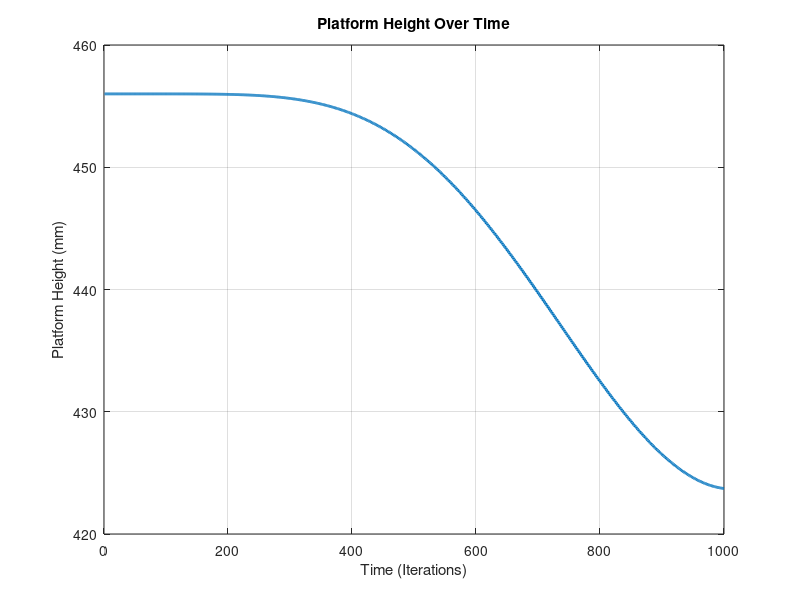
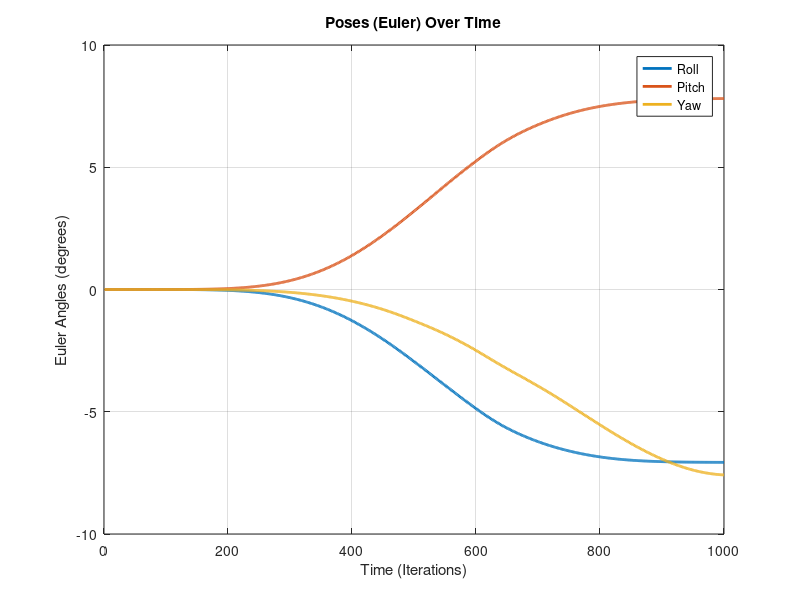
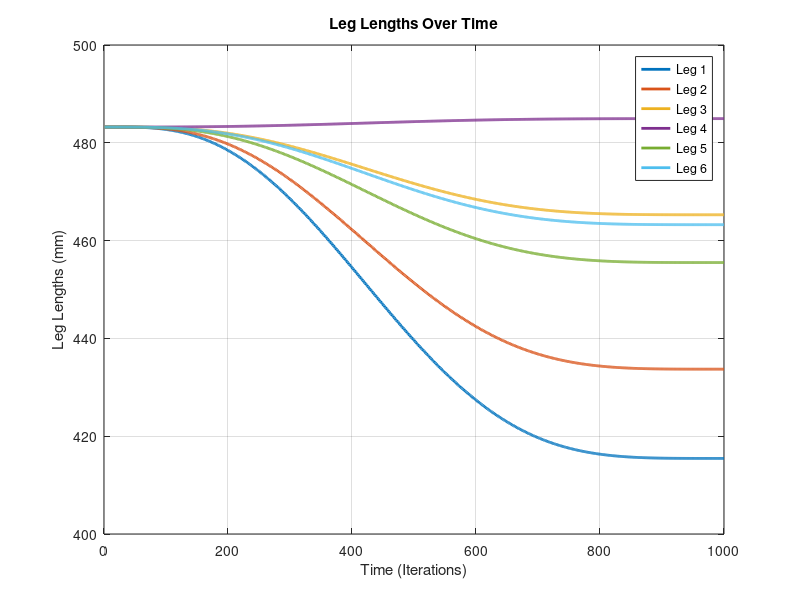

These charts were generated, in order, by the following MATLAB code:
clear
% Load the data
data = load('results_h.txt');

% Separate the joint angles and end positions
translation = data(:, 3);
rotation = data(:, 4:6);
leg_lengths = data(:, 7:12);

% Plot the XYZ
 figure;
 plot(translation, 'LineWidth', 2); % Thicker lines
 title('Platform Height Over Time');
 xlabel('Time (Iterations)');
 ylabel('Platform Height (mm)');
 xlim([0 1000]);  % Adjust this range based on data
 % legend('Platform Height');
 grid on;

% Plot the Euler angles
 figure;
 plot(rotation, 'LineWidth', 2); % Thicker lines
 title('Poses (Euler) Over Time');
 xlabel('Time (Iterations)');
 ylabel('Euler Angles (degrees)');
 xlim([0 1000]);  % Adjust this range based on data
 legend('Roll', 'Pitch', 'Yaw');
 grid on;

% Plot the leg lengths
 figure;
 plot(leg_lengths, 'LineWidth', 2); % Thicker lines
 title('Leg Lengths Over Time');
 xlabel('Time (Iterations)');
 ylabel('Leg Lengths (mm)');
 xlim([0 1000]);  % Adjust this range based on data
 legend('Leg 1', 'Leg 2', 'Leg 3', 'Leg 4', 'Leg 5', 'Leg 6');
 grid on;

% Label the Start Point
% start_point = end_positions(1, :);
% text(start_point(1), start_point(2), start_point(3), 'Start', 'FontSize', 12, 'Color', 'green', 'FontWeight', 'bold');
% 
% % Label the End Point
% end_point = end_positions(end, :);
% text(end_point(1), end_point(2), end_point(3), 'End', 'FontSize', 12, 'Color', 'red', 'FontWeight', 'bold');
